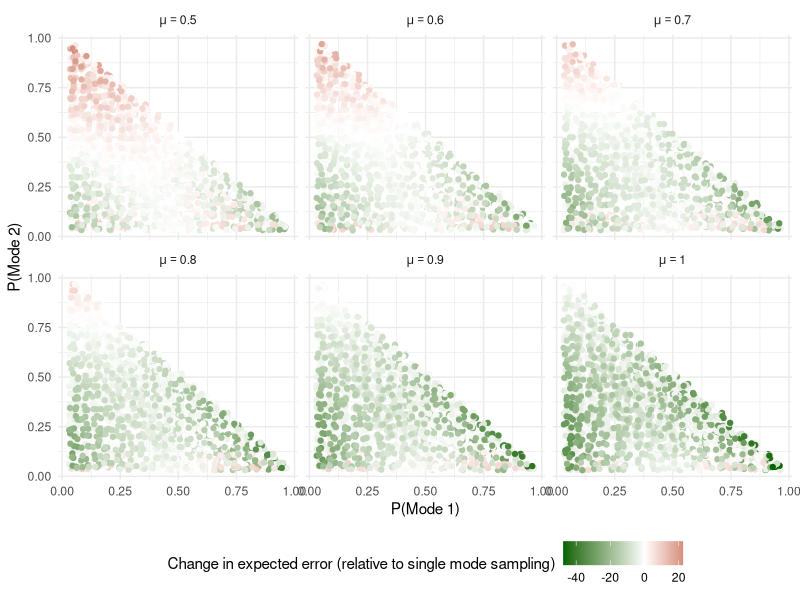

Generate this figure with R:
######################################################################
##                                                                  ## 
##      PROJECT TITLE:    Multi-Modes for Detecting Experimental    ##
##                        Measurement Error                         ##
##                                                                  ## 
##      CODE AUTHOR:      THOMAS S. ROBINSON (APRIL 2019)           ##
##                                                                  ##
##      EMAIL:            thomas.robinson@politics.ox.ac.uk         ##
##                                                                  ##
##      DESCRIPTION:      Simulation replication file               ##
##                                                                  ##
######################################################################

#### Prerequisites ####
library(tidyverse)

set.seed(89)

## Expected measurement error function
expect_me <- function(errors, probs, u, rule) {
  
  #####################################################################
  ## Function to calculate expected measurement error 
  ## of single and multi-mode sampling
  ##
  ## Inputs:
  ##  errors  = 3 element vector of measurement errors
  ##  probs   = 2 element vector of probabilities of state
  ##  u       = weighting applied to true state
  ##  rule    = "stick" or "twist"
  ##
  ## Outputs:
  ##  eu[1]   = expected value for single mode sampling
  ##  eu[2]   = expected value for multi-mode sampling
  #####################################################################
  
  ## Error messages
  if (!is.vector(probs) | length(probs) != 2) {
    stop(paste0("Please supply a probability vector of length 2 (p3 calculated as 1 - p1 - p2)",
                "\nSupplied length: ", length(probs)))
  }
  
  if (!is.vector(errors) | length(errors) != 3 ){
    stop(paste0("Please supply an error vector of length 3",
                "\nSupplied length: ", length(errors)))
  }
  
  if (typeof(u) != "double" | u < 0 | u > 1) {
    stop("Please supply update value between 0 and 1")
  }
  
  # Simplify inputs for readability
  me1 <- errors[1]
  me2 <- errors[2]
  me3 <- errors[3]
  
  p1 <- probs[1]
  p2 <- probs[2]
  p3 <- 1 - p1 - p2
  
  
  if (rule == "stick") {
  
    exp_err_stick <- p1*me1 + p2*me2 + p3*me3
    return(exp_err_stick)
    
  } else if (rule == "twist") {
  
    exp_err_twist <- (p1 * (p2/(p2+p3)) * ((1-u)*me1 + u*me2)) +
                (p1 * (p3/(p2+p3)) * (0.5*me1 + 0.5*me3)) +
                (p2 * (p1/(p1+p3)) * (u*me2 + (1-u)*me1)) +  
                (p2 * (p3/(p1+p3)) * (u*me2 + (1-u)*me3)) +  
                (p3 * (p1/(p1+p2)) * (0.5*me3 + 0.5*me1)) +  
                (p3 * (p2/(p1+p2)) * ((1-u)*me3 + u*me2)) 
    
    return(exp_err_twist)
    
  } else {
    
    stop("Error: incorrect decision rule specified")
    
  }
}

## Schedule of parameter values
schedule <- expand.grid(p1  = seq(0,1,0.05),
                        p2  = seq(0,1,0.05),
                        u   = seq(0.5,1,0.1),
                        me1 = c(5,10,50),
                        me3 = c(5,10,50)) %>%
  filter(p1 + p2 <= 1) %>%
  mutate(probs = map2(p1,p2, c),
         errors = pmap(list(me1,0,me3), c)) %>%
  
  mutate(single = pmap_dbl(list(errors, probs, u, "stick"),
                           .f = expect_me),
         multi = pmap_dbl(list(errors, probs, u, "twist"),
                          .f = expect_me)) %>%
  
  filter(p1 > 0,
         p2 > 0) %>%
  
  mutate(multi_better = ifelse(single >= multi, 1,0),
         multi_error = multi-single)

## Figure 1

ggplot(schedule, aes(x=p1, y = p2, color = multi_error)) +
  facet_wrap(u ~., ncol = 3,
            labeller = label_bquote(mu == .(u))) +
  geom_point(position = "jitter") + 
  scale_color_gradient2(low = "darkgreen", mid = "white", high = "darkred") +
  theme_minimal() +
  labs(x = "P(Mode 1)", y = "P(Mode 2)",
       color = "Change in expected error (relative to single mode sampling)") +
  theme(legend.position = "bottom")

